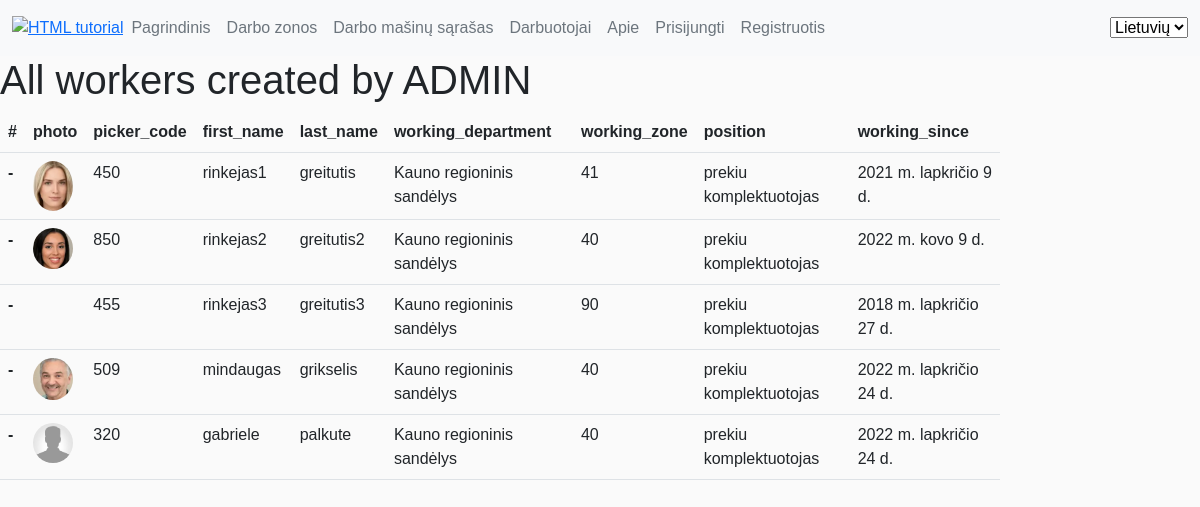
Page /lm/workers/ on the committed database.
### lm/models.py (models this page shows, shortened)
class Darbuotojas (models.Model):
    picker_code = models.CharField(_('Piker code'), help_text='rinkejo_kodas', max_length=3, unique=True)
    first_name = models.CharField(_('First name'), help_text='Vardas', max_length=80)
    last_name = models.CharField(_('Last name'), help_text='Pavardė', max_length=80)
    working_zone = models.ForeignKey('Darbo_zona_sandelyje', null=True, on_delete=models.SET_NULL)
    working_department_choices = (
        ('Vilniaus apsk', 'Vilniaus apsk'),
        ('Vilniaus regioninis sandėlys', 'Vilniaus regioninis sandėlys'),
        ('Kauno apsk', 'Kauno apsk'),
        ('Kauno regioninis sandėlys', 'Kauno regioninis sandėlys'),
        ('Klaipėdos apsk', 'Klaipėdos apsk'),
    )
    working_department = models.CharField(_('Working disctric or logistic warehouse'),max_length=80, choices=working_department_choices, default='Kauno regioninis sandėlys',
                                help_text='Kurioje (-iame) apskrityje/logistikos sandėlyje dirbate', blank=True)
    position_choices = (
        ('grupes vadovas', 'grupes vadovas'),
        ('grupes vadovo asistentas', 'grupes vadovo asistentas'),
        ('grupes vadovo asistentas', 'grupes vadovo asistentas'),
        ('prekiu komplektuotojas', 'prekiu komplektuotojas'))
    position = models.CharField(_('Working position'), max_length=80, choices=position_choices, default='prekiu komplektuotojas', help_text='Darbuotojo pareigos', blank=True)
    photo = models.ImageField(help_text='Darbuotojo foto arba avataras', upload_to='photos', null=True, blank=True)
    working_since = models.DateField(_('Working since'), help_text='Darbo pradžia LIDL imoneje', null=True, blank=True)
    class Meta:
        ordering = ['last_name', 'first_name']
        verbose_name = _("Worker")
        verbose_name_plural = _("Workers")

class Darbo_zona_sandelyje (models.Model):
    zone_choices = (
        ('20','20 - HR'),
        ('40','40 - MOPRO'),
        ('41', '41 - Pienas'),
        ('60', '60 - TIKO'),
        ('61', '61 - BakeOff'),
        ('70', '70 - Fruits'),
        ('80', '80 - Mėsa'),
        ('90', '90 - NonFood')
        )
    zone_code = models.CharField(_('Working zone code'), max_length=80, choices=zone_choices, default='40', help_text='Darbo zona sandėlyje',
    blank=True, unique=True)
    zone_description=models.CharField(_('Description'), max_length=80, help_text='Zonos aprasymas pvz 60-Tiko')
    class Meta:
        ordering = ['zone_code']
        verbose_name = _("Working zone")
        verbose_name_plural = _("Working zones")
    def __str__(self):
        return f'{self.zone_code}'

### lm/views.py (the view)
# urls.py: path('workers/', views.workers, name='workers'),
def workers(request):
    workers = Darbuotojas.objects.all()
    context = {
        'workers': workers
    }
    return render(request, 'lm/workers.html', context=context)

### lm/templates/lm/workers.html (shortened to what this page needs)
{% extends 'base.html' %}
{% load i18n %}
{% load static %}
{% block content %}
<h1>{% trans "All workers created by ADMIN" %} </h1>
<table class="table">
  <thead>
    <tr>
      <th scope="col">#</th>
      <th scope="col">photo</th>
      <th scope="col">picker_code</th>
      <th scope="col">first_name</th>
      <th scope="col">last_name</th>
      <th scope="col">working_department</th>
      <th scope="col">working_zone</th>
          <th scope="col">position</th>
          <th scope="col">working_since</th>
    </tr>
  </thead>
  {% for worker in workers %}
  <tbody>
    <tr>
      <th scope="row">-</th>
      <td>        <img width=40vh class="rounded-circle account-img" src="{%if worker.photo%} {{worker.photo.url}} {% endif %}">
</td>
      <td>{{worker.picker_code}}</td>
      <td>{{worker.first_name}}</td>
      <td>{{worker.last_name}}</td>
            <td>{{worker.working_department}}</td>
            <td>{{worker.working_zone}}</td>
            <td>{{worker.position}}</td>
            <td>{{worker.working_since}}</td>
    </tr>
  </tbody>
   {% endfor %}
</table>
{% endblock %}

### static/app.css (style rules this page uses)
body { background-color:#fafafa }
body { font-family:Arial,"MS Trebuchet",sans-serif }

### rows in the picture
Darbuotojas: photo (picture), picker_code "450", first_name "rinkejas1", last_name "greitutis", working_department "Kauno regioninis sandėlys", working_zone "41", position "prekiu komplektuotojas", working_since "2021 m. lapkričio 9 d."
Darbuotojas: photo (picture), picker_code "850", first_name "rinkejas2", last_name "greitutis2", working_department "Kauno regioninis sandėlys", working_zone "40", position "prekiu komplektuotojas", working_since "2022 m. kovo 9 d."
Darbuotojas: picker_code "455", first_name "rinkejas3", last_name "greitutis3", working_department "Kauno regioninis sandėlys", working_zone "90", position "prekiu komplektuotojas", working_since "2018 m. lapkričio 27 d."
Darbuotojas: photo (picture), picker_code "509", first_name "mindaugas", last_name "grikselis", working_department "Kauno regioninis sandėlys", working_zone "40", position "prekiu komplektuotojas", working_since "2022 m. lapkričio 24 d."
Darbuotojas: photo (placeholder picture), picker_code "320", first_name "gabriele", last_name "palkute", working_department "Kauno regioninis sandėlys", working_zone "40", position "prekiu komplektuotojas", working_since "2022 m. lapkričio 24 d."
